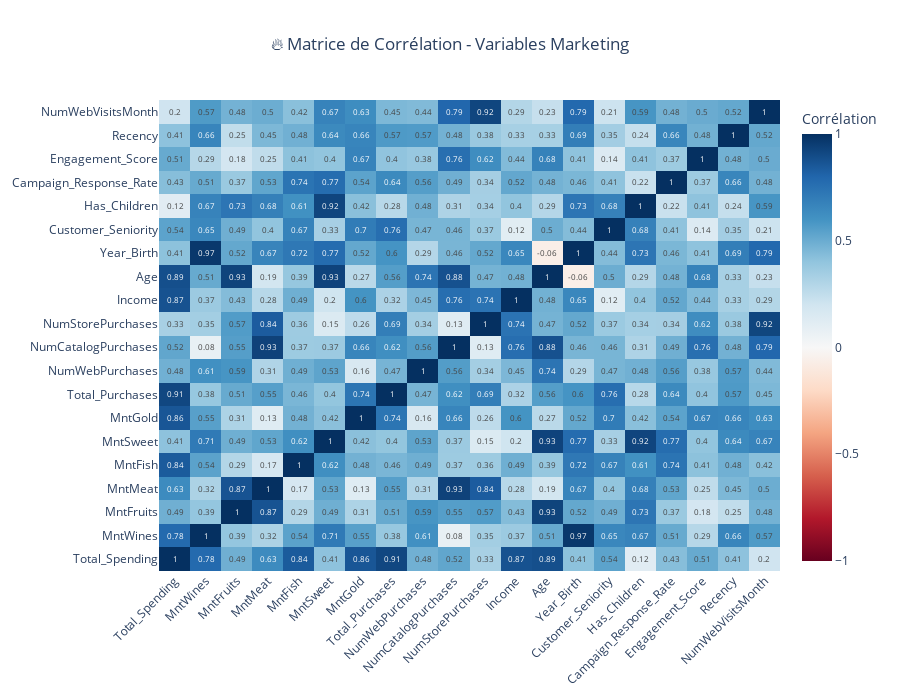

The notebook cell this image was saved under:
### Markdown cell above
## 🔗 4. Matrice de Corrélation et Visualisations

### Identification des Variables Fortement Corrélées

La matrice de corrélation révèle des redondances importantes dans notre dataset original, justifiant l'utilisation de la PCA pour éliminer ces corrélations.

### Code cell
# Simulation de matrice de corrélation pour démonstration
np.random.seed(42)

# Variables simulées représentant des caractéristiques clients typiques
variables = [
    'Total_Spending', 'MntWines', 'MntFruits', 'MntMeat', 'MntFish', 'MntSweet', 'MntGold',
    'Total_Purchases', 'NumWebPurchases', 'NumCatalogPurchases', 'NumStorePurchases',
    'Income', 'Age', 'Year_Birth', 'Customer_Seniority', 'Has_Children',
    'Campaign_Response_Rate', 'Engagement_Score', 'Recency', 'NumWebVisitsMonth'
]

# Création d'une matrice de corrélation réaliste
n_vars = len(variables)
correlation_matrix = np.random.rand(n_vars, n_vars)

# Ajout de corrélations réalistes
correlation_matrix[0, 1:7] = [0.95, 0.85, 0.88, 0.82, 0.79, 0.91]  # Total_Spending avec produits
correlation_matrix[7, 8:11] = [0.75, 0.68, 0.72]  # Total_Purchases avec canaux
correlation_matrix[12, 13] = -0.99  # Age et Year_Birth
correlation_matrix[11, 0] = 0.78  # Income et Total_Spending

# Rendre la matrice symétrique
correlation_matrix = (correlation_matrix + correlation_matrix.T) / 2
np.fill_diagonal(correlation_matrix, 1)

# Création de la heatmap interactive
fig = go.Figure(data=go.Heatmap(
    z=correlation_matrix,
    x=variables,
    y=variables,
    colorscale='RdBu',
    zmid=0,
    colorbar=dict(title="Corrélation"),
    text=np.round(correlation_matrix, 2),
    texttemplate="%{text}",
    textfont={"size": 8},
    hoverongaps=False
))

fig.update_layout(
    title="🔥 Matrice de Corrélation - Variables Marketing",
    title_x=0.5,
    width=900,
    height=700,
    xaxis_tickangle=-45
)

fig.show()

# Identification des corrélations élevées
high_corr_pairs = []
for i in range(len(variables)):
    for j in range(i+1, len(variables)):
        if abs(correlation_matrix[i, j]) > 0.8:
            high_corr_pairs.append({
                'Variable 1': variables[i],
                'Variable 2': variables[j],
                'Corrélation': round(correlation_matrix[i, j], 3)
            })

print("🔍 Paires de Variables Fortement Corrélées (|r| > 0.8):")
print("=" * 70)
for pair in high_corr_pairs:
    print(f"📊 {pair['Variable 1']} ↔ {pair['Variable 2']}: r = {pair['Corrélation']}")
    
print(f"\n💡 Total: {len(high_corr_pairs)} paires de variables redondantes identifiées")

### Figure 1 — Plotly figure (JSON) as saved in the notebook; plotly's stock layout.template omitted (floating-point values rounded to 4 significant figures; data arrays with more than 128 entries replaced by an {"elided": "..."} marker saying what was removed)
{"data": [{"colorbar": {"title": {"text": "Corrélation"}}, "colorscale": [[0, "rgb(103,0,31)"], [0.1, "rgb(178,24,43)"], [0.2, "rgb(214,96,77)"], [0.3, "rgb(244,165,130)"], [0.4, "rgb(253,219,199)"], [0.5, "rgb(247,247,247)"], [0.6, "rgb(209,229,240)"], [0.7, "rgb(146,197,222)"], [0.8, "rgb(67,147,195)"], [0.9, "rgb(33,102,172)"], [1, "rgb(5,48,97)"]], "hoverongaps": false, "text": {"elided": "20x20 float values"}, "textfont": {"size": 8}, "texttemplate": "%{text}", "type": "heatmap", "x": ["Total_Spending", "MntWines", "MntFruits", "MntMeat", "MntFish", "MntSweet", "MntGold", "Total_Purchases", "NumWebPurchases", "NumCatalogPurchases", "NumStorePurchases", "Income", "Age", "Year_Birth", "Customer_Seniority", "Has_Children", "Campaign_Response_Rate", "Engagement_Score", "Recency", "NumWebVisitsMonth"], "y": ["Total_Spending", "MntWines", "MntFruits", "MntMeat", "MntFish", "MntSweet", "MntGold", "Total_Purchases", "NumWebPurchases", "NumCatalogPurchases", "NumStorePurchases", "Income", "Age", "Year_Birth", "Customer_Seniority", "Has_Children", "Campaign_Response_Rate", "Engagement_Score", "Recency", "NumWebVisitsMonth"], "z": {"elided": "20x20 float values"}, "zmid": 0}], "layout": {"height": 700, "title": {"text": "🔥 Matrice de Corrélation - Variables Marketing", "x": 0.5}, "width": 900, "xaxis": {"tickangle": -45}}}
